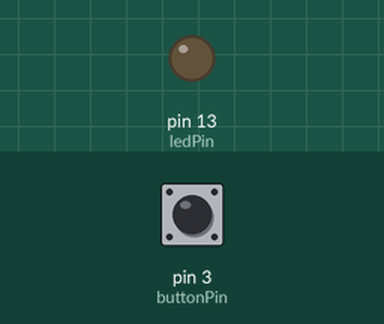
Bench run of a sketch on a simulated Arduino Uno, built with avr-gcc and run on an emulated ATmega328P. On the bench: output pins drawn as LEDs (lit = HIGH). The test bench sets the inputs (shaded band); at power-on: pin 3 (buttonPin) HIGH.

Above: at 1.2 s.
1.3 s: pin 3 (buttonPin) pulled LOW for 0.15 s
At 1.74 s:
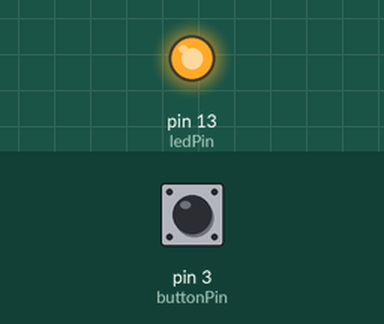
Timing chart, 0 to 4.3 s (numbered marks = the images above; inputs shaded):
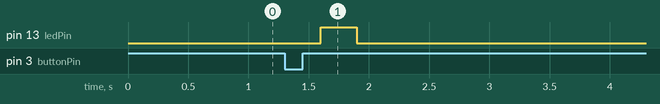

Measured:
- after the input at 1.3 s, pin 13 (ledPin): LOW → HIGH after 0.30 s, → LOW 0.30 s later

The sketch:

1button_toggle__ith-builtin-button-port13_blink__.ino
```cpp
// Button connected to pin 3 (to GND)
int buttonPin = 3;

int ledPin = LED_BUILTIN;

// Button state tracking
int lastButtonState = HIGH;

// Blink control
int blinkCount = 0;      // current blink number (1 -> 6)
int blinkDone = 0;
bool ledState = LOW;
bool blinking = false;

// Timing
unsigned long prevTime = 0;
const int interval = 300; // ms ON/OFF

void setup() {
  pinMode(buttonPin, INPUT_PULLUP);
  pinMode(ledPin, OUTPUT);
}

void loop() {
  int buttonState = digitalRead(buttonPin);

  // Detect button press (HIGH -> LOW)
  if (lastButtonState == HIGH && buttonState == LOW && !blinking) {

    // Increase blink count
    blinkCount++;
    if (blinkCount > 6) blinkCount = 1;

    // Prepare blinking
    blinkDone = 0;
    ledState = LOW;
    blinking = true;
    prevTime = millis();

    delay(200); // debounce
  }

  lastButtonState = buttonState;

  // Handle blinking process
  if (blinking) {
    unsigned long now = millis();

    if (now - prevTime >= interval) {
      prevTime = now;
      ledState = !ledState;
      digitalWrite(ledPin, ledState);

      // Count one blink when LED turns OFF
      if (ledState == LOW) {
        blinkDone++;
        if (blinkDone >= blinkCount) {
          blinking = false;
          digitalWrite(ledPin, LOW); // ensure LED OFF
        }
      }
    }
  }
}
```
